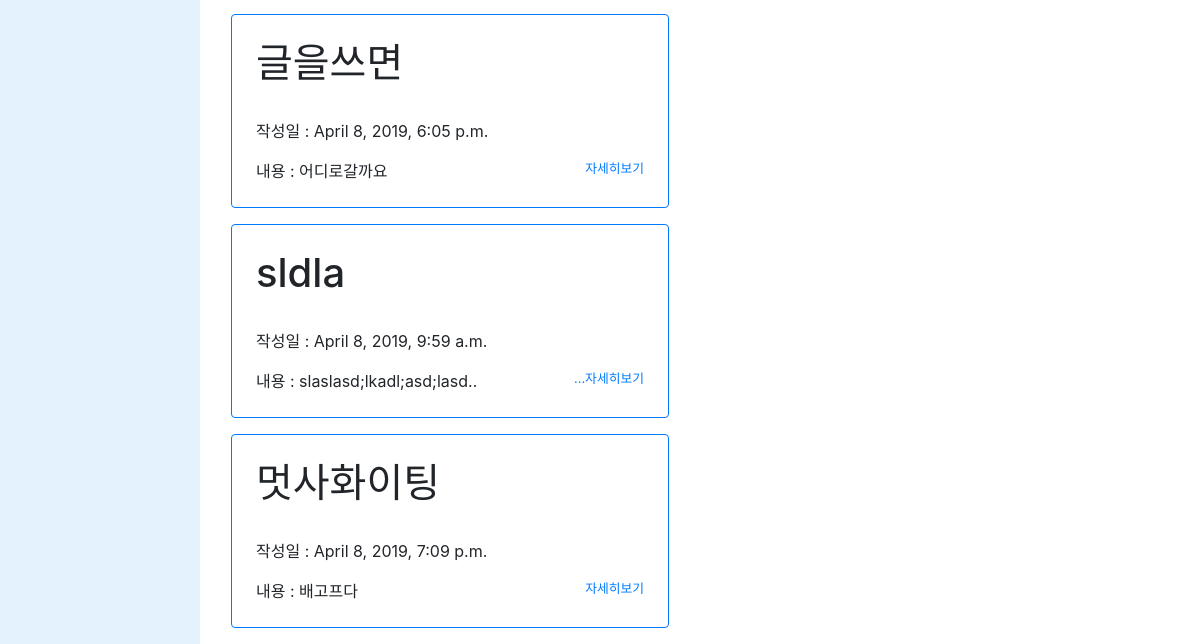
Before: / (lower part) with the older database file.
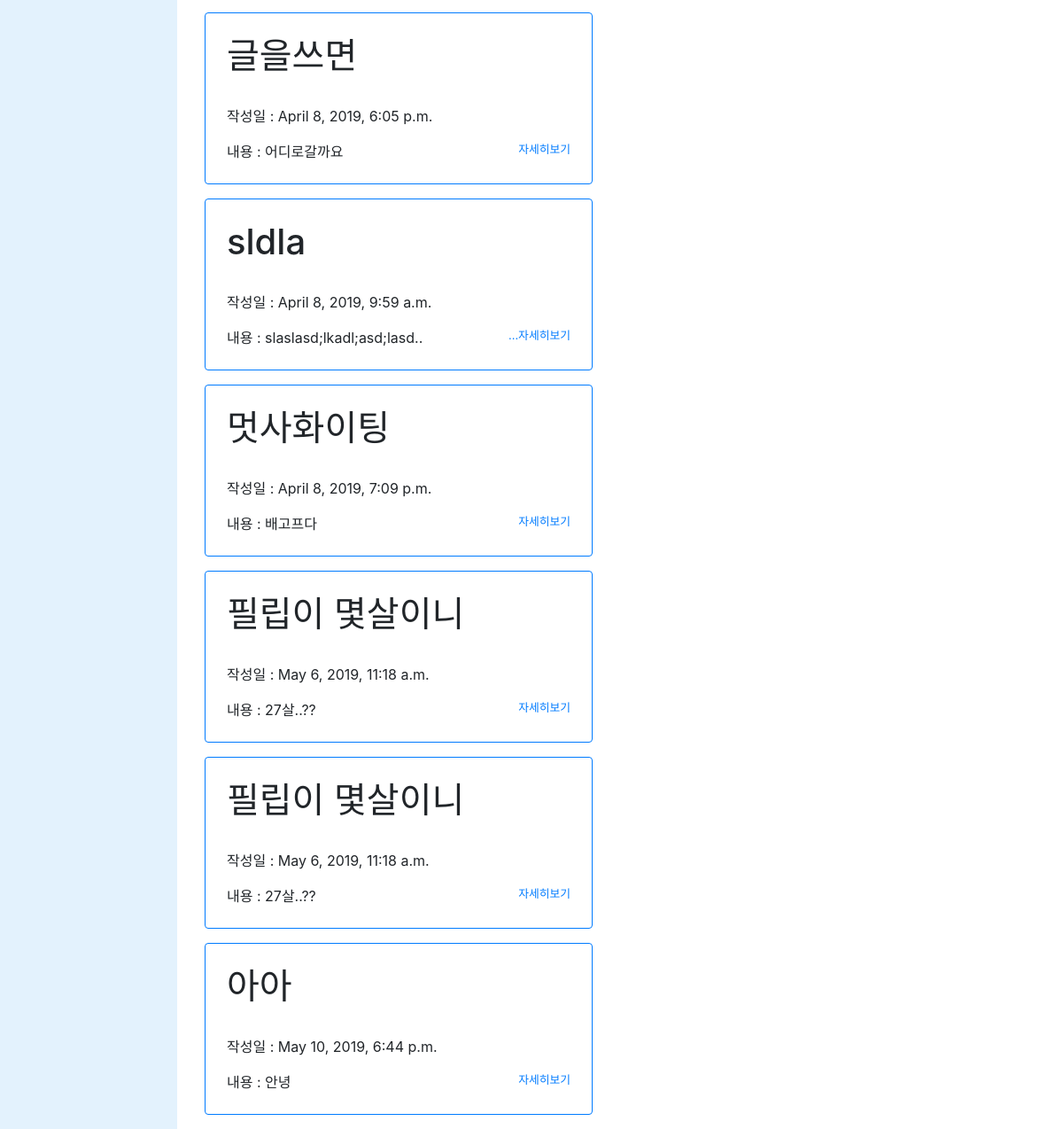
After: the same page with the newer database file.
### blogapp/models.py (models this page shows, shortened)
class Blog(models.Model):  # class overriding
    title = models.CharField(max_length=200)
    pub_date = models.DateTimeField('date published')
    body = models.TextField()
    def summary(self):
        return self.body[:25]

### blogapp/views.py (the view)
# urls.py: path('', blogapp.views.home, name='home'),
def home(request):
    blogs = Blog.objects
    return render(request, 'home.html', {'blogs': blogs})

### blogapp/templates/home.html (shortened to what this page needs)
<head>
    <link rel="stylesheet" href="https://stackpath.bootstrapcdn.com/bootstrap/4.3.1/css/bootstrap.min.css">
</head>
<body>
{% extends 'base.html' %}
{% block content %}
<div class="container-fluid">
<div class="row">
    <div class="col py-3 text-center display-4" style="background-color: #e3f2fd;">HOME</div>
    <div class="main col-5">
        {% for blog in blogs.all %}
            <div class="m-3 p-4 border border-primary rounded">
                <h1>{{blog.title}}</h1>
                <br>
                <p>작성일 : {{blog.pub_date}}</p>
                {% if blog.body|length >= 10 %}
                    내용 : {{blog.summary}}.. <a href="{% url 'detail' blog.id %}" style="font-size:0.8em;float:right">...자세히보기</a>
                {% else %}
                    내용 : {{blog.summary}} <a href="{% url 'detail' blog.id %}" style="font-size:0.8em;float:right">자세히보기</a>
                {% endif %}
            </div>
        {% endfor %}
    </div>
    <div class="col py-3 display-1 text-center">광고</div>
</div>
</div>
{% endblock %}

### secondproject/templates/base.html (shortened to what this page needs)
<head>
    <link rel="stylesheet" href="https://stackpath.bootstrapcdn.com/bootstrap/4.3.1/css/bootstrap.min.css">
</head>
<body>
{% load staticfiles %}
{% block content%}
{% endblock %}
</body>

Changed rows visible on the page:
added Blog: title "필립이 몇살이니", pub_date "May 6, 2019, 11:18 a.m.", summary "27살..??"
added Blog: title "필립이 몇살이니", pub_date "May 6, 2019, 11:18 a.m.", summary "27살..??"
added Blog: title "아아", pub_date "May 10, 2019, 6:44 p.m.", summary "안녕"
